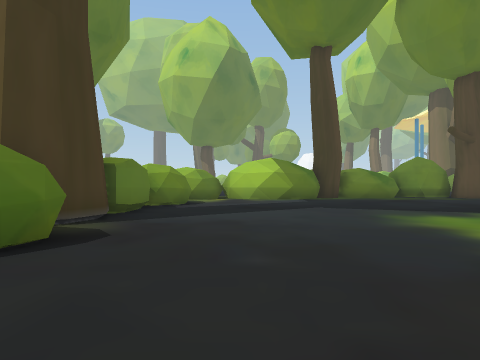
[1] (above)

22 first-person views from a walk through a scene from a Unity 3-D project. The camera is 1.3 m above the floor, looks level and sees 70° across. The floor is counted in squares, 2 m on a side. Each view is taken from the middle of a square. On the plan, view 1 faces up. The plan holds only what a view shows up to about 10 squares ahead; the rest is blank. The place goes on beyond the plan. The player is left out. Some surface patterns are stand-ins.

[2]
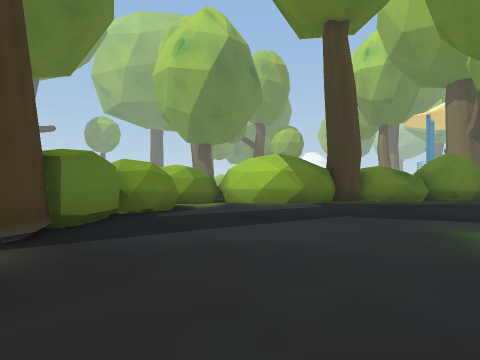

[3]
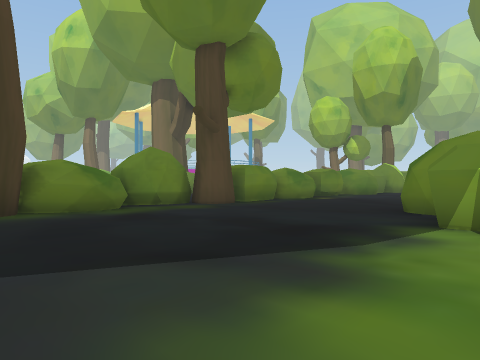

[4]
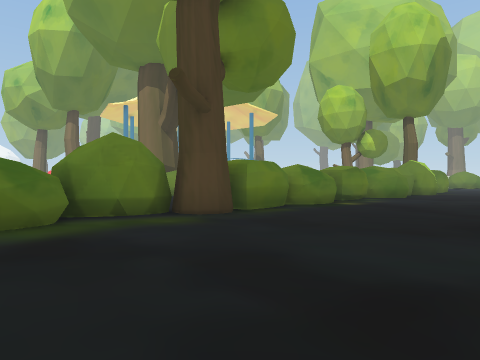

[5]
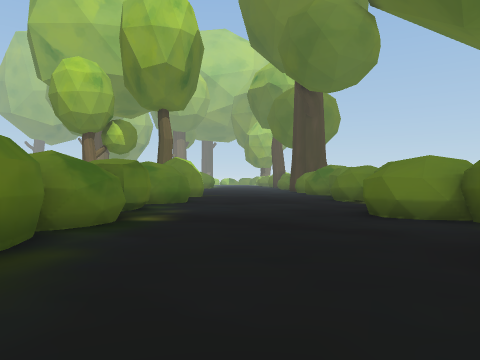

[6]
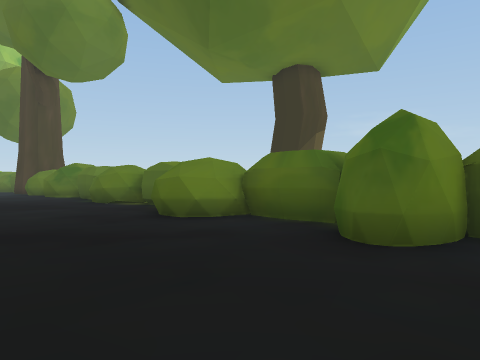

[7]
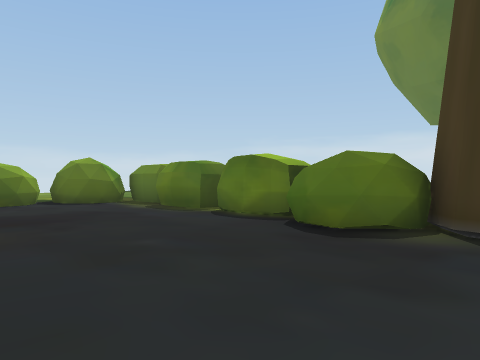

[8]
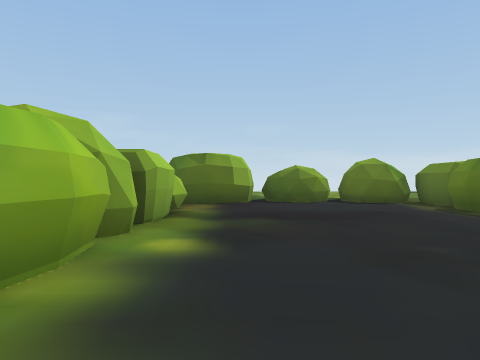

[9]
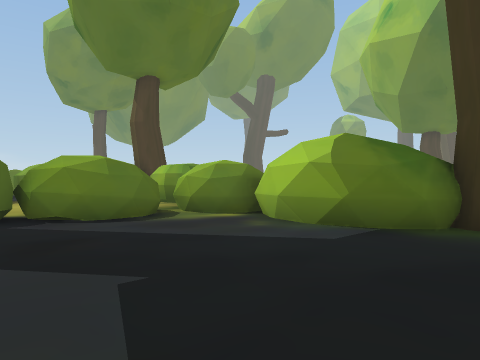

[10]
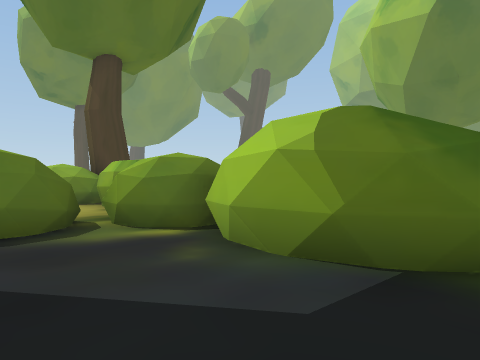

[11]
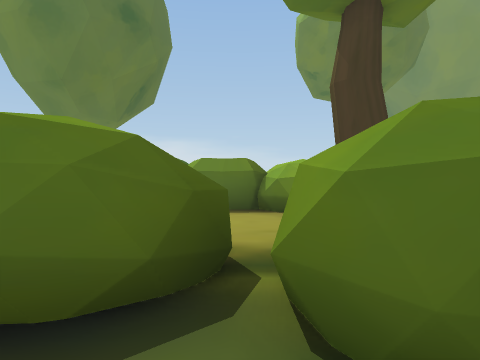

[12]
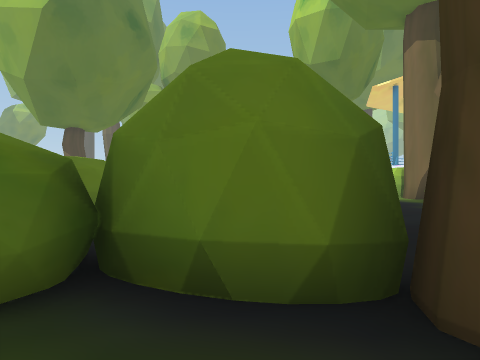

[13]
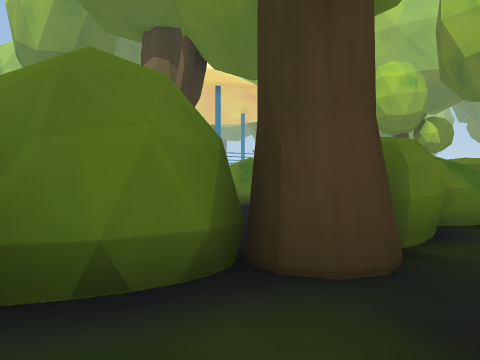

[14]
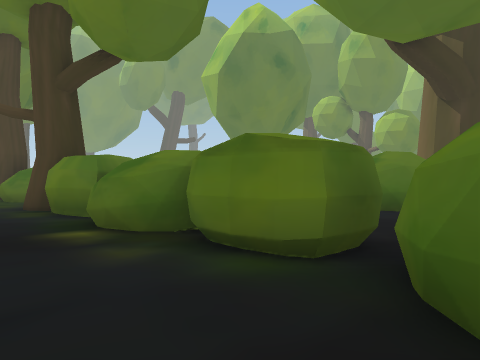

[15]
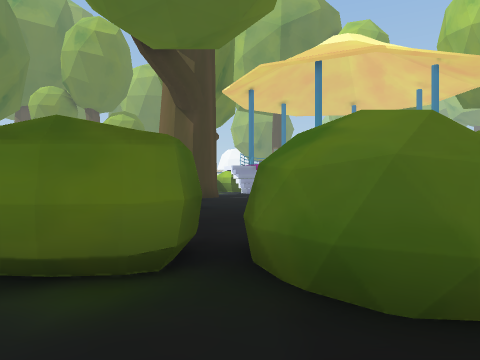

[16]
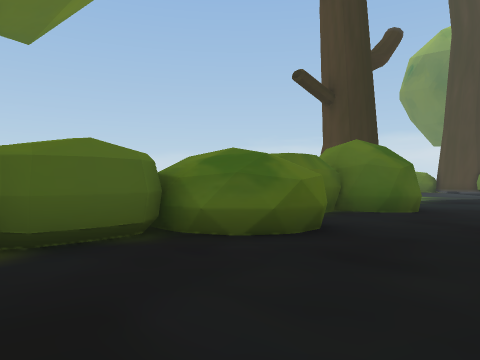

[17]
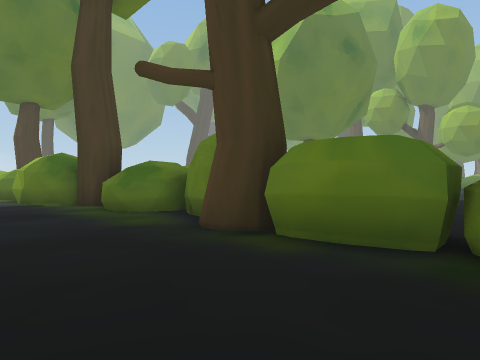

[18]
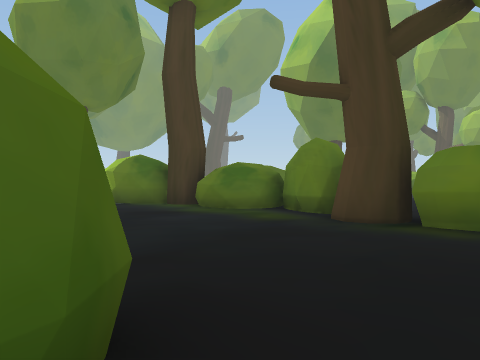

[19]
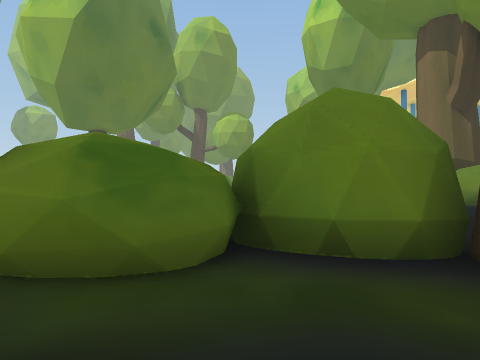

[20]
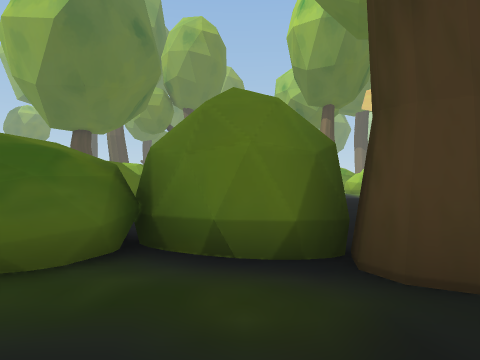

[21]
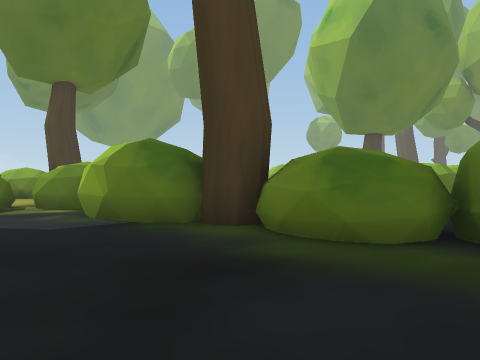

[22]
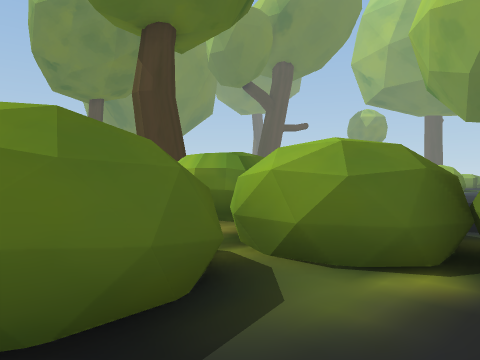

### Floor plan
Key: @ floor where view 1 was taken; # wall or solid block; x gap in a wall; . floor; ^ raised ledge; T tree; H thing the floor can be seen under or through.
Columns run from 8 left of view 1 to 17 right of it. Each row starts with its distance up from view 1.
 20             #     ...# ..
 19             #     ...# ..
 18             #.    ...## .
 17             #.   .... ...
 16                 ....  ...
 15                 ....   ..
 14 TT            # .. .   .
 13  #.### #   T#####T #####H
 12 ##...######.#^..TT####...#
 11 #....^x...................
 10 #     #...................
  9       #...................
  8      ##...................
  7      ##..........##..##..#
  6      #.........###########
  5      #........
  4      ##.....#
  3      ##.....#
  2      #......#
  1      #......#
  0      #..@...#
 -1      #......#
 -2      #......#
 -3      #......#
 -4      ##.#####
 -5       ###

Where each view was taken, in squares from view 1:
view 1: 0 up, 0 right, facing up
view 2: 2 up, 0 right, facing up
view 3: 5 up, 2 right, facing up-right
view 4: 7 up, 4 right, facing up-right
view 5: 10 up, 7 right, facing right
view 6: 11 up, 8 right, facing down-right
view 7: 6 up, 2 right, facing down-left
view 8: 6 up, 2 right, facing down
view 9: 7 up, 4 right, facing up-left
view 10: 9 up, 3 right, facing up-left
view 11: 11 up, 0 right, facing left
view 12: 11 up, 7 right, facing up
view 13: 11 up, 6 right, facing up-right
view 14: 10 up, 17 right, facing up-left
view 15: 10 up, 16 right, facing up
view 16: 10 up, 17 right, facing down-left
view 17: 9 up, 12 right, facing up-left
view 18: 7 up, 11 right, facing up-left
view 19: 10 up, 6 right, facing up
view 20: 10 up, 7 right, facing up
view 21: 9 up, 7 right, facing up-left
view 22: 9 up, 0 right, facing up-left
